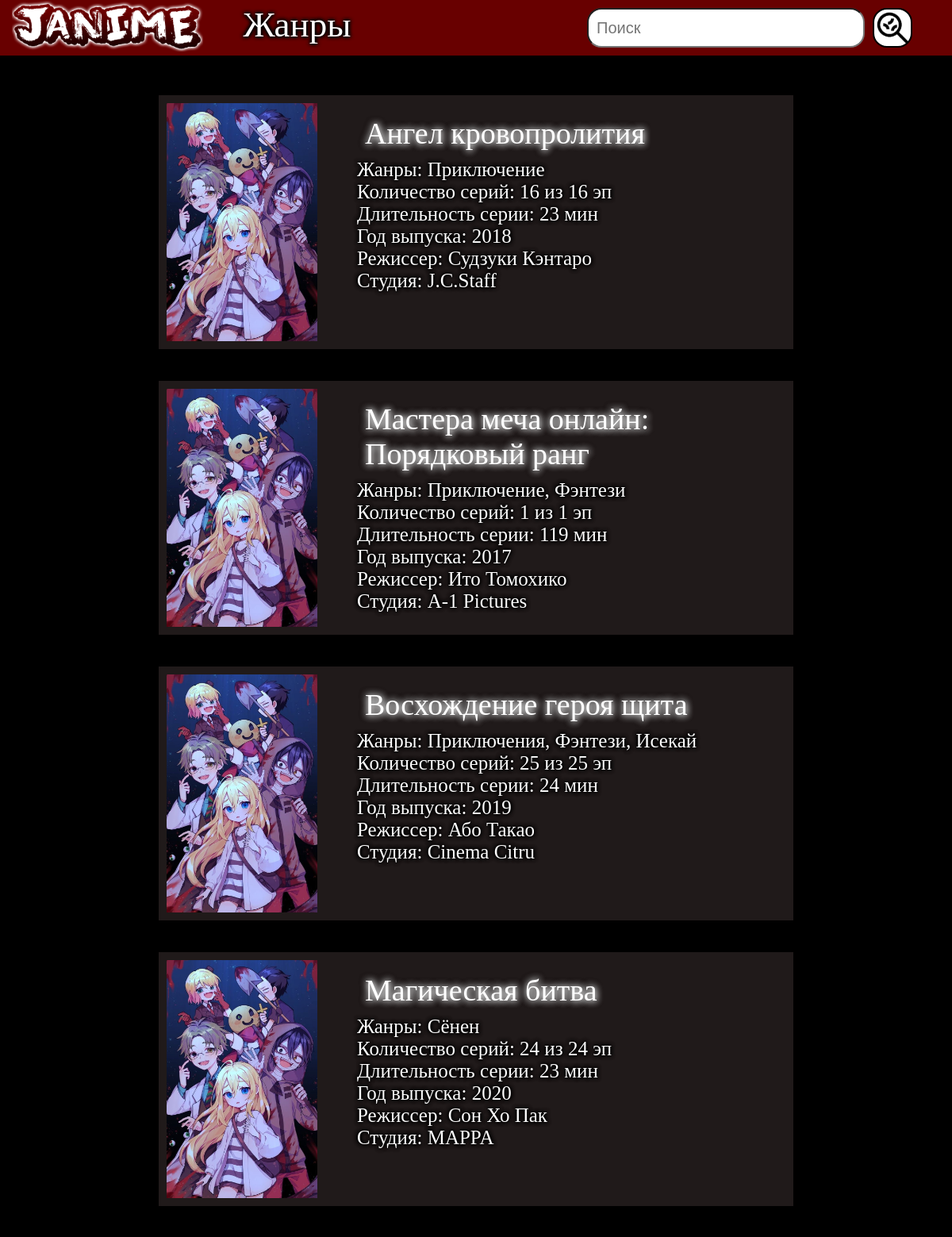
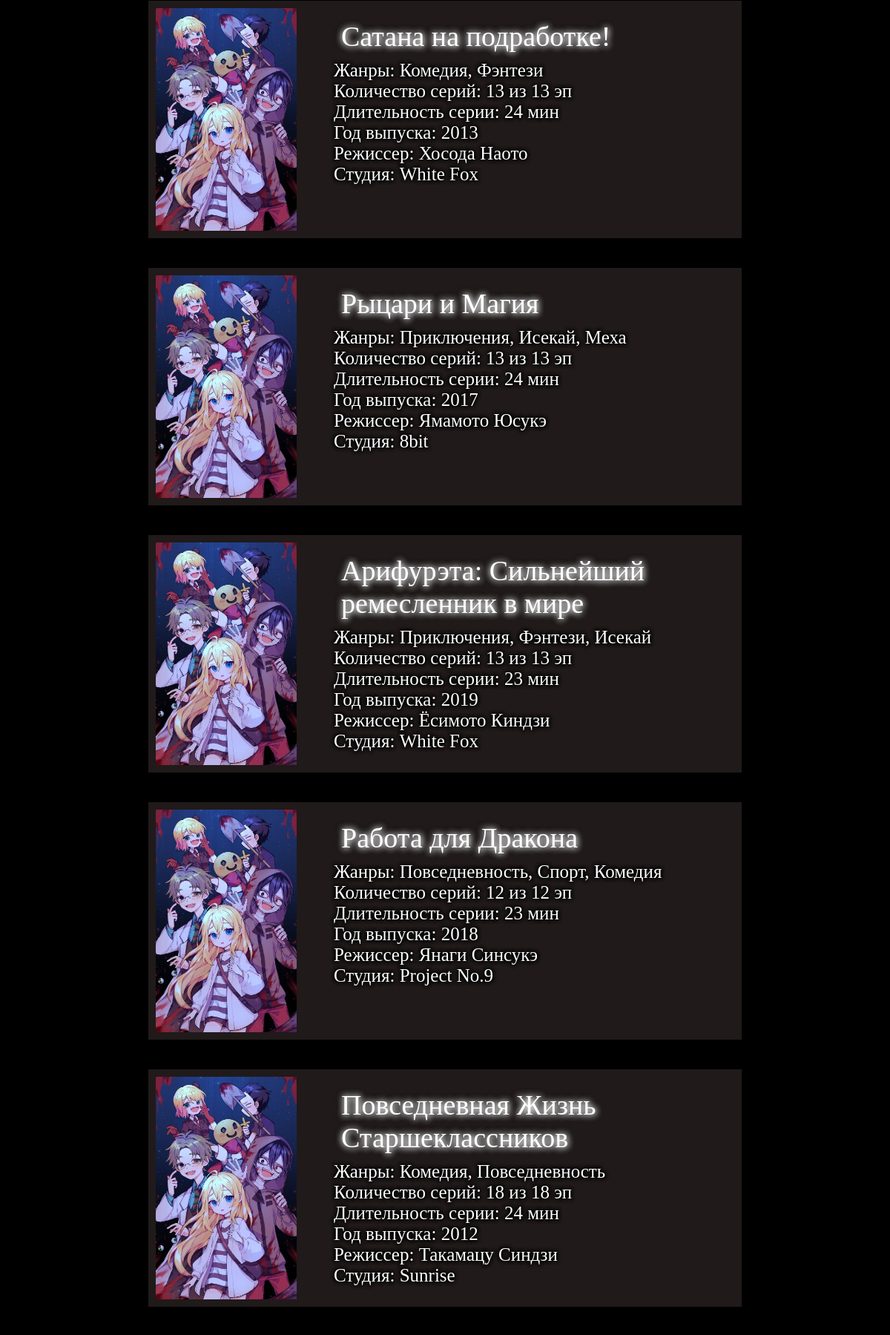
The page / (upper part) on the database its author committed (2 pictures, top to bottom).
### tables this page shows
CREATE TABLE `anime` (
  `id` int(11) NOT NULL,
  `name` varchar(255) NOT NULL,
  `initials` text NOT NULL,
  `pictures` varchar(255) NOT NULL,
  `genres` longtext NOT NULL,
  `num_of_episodes` varchar(10) NOT NULL,
  `series_duration` varchar(10) NOT NULL,
  `year_of_issue` year(4) NOT NULL,
  `director` varchar(50) NOT NULL,
  `studio` varchar(50) NOT NULL,
  `description` varchar(5000) NOT NULL,
  `picture_1` varchar(255) NOT NULL,
  `picture_2` varchar(255) NOT NULL,
  `picture_3` varchar(255) NOT NULL,
  `screen_splash` varchar(255) NOT NULL,
  `video` varchar(255) NOT NULL,
  `link_anime` varchar(5000) NOT NULL
);

### index.php (the view, shortened to what this page needs)
<?php
    $animes = mysqli_query($link, "SELECT * FROM `anime`");
?>
<!DOCTYPE html>
<html lang="en">
<head>
    <link rel="stylesheet" href="assets/css/JANIME.css">
    <link rel="stylesheet" href="assets/css/Font.css">
</head>
<body>
    <ul class="body_slides">
    </ul>
    <header>
            <div class="logo-img">
                <a href="index.php">
                    <img class="logo" src="assets/image/лого-2.png" alt="#">
                </a>
            </div>
            <div class="mn">
                <label class="menu-1">Жанры</label>
            </div>
            <form class="search" method="post" action="vendor/search/search.php">
                <input class="search2" name="search2" placeholder="Поиск" type="search">
                <button class="btn" type="submit" name="btnsearch"></button>
            </form>
    </header>
    <div class="content">
        <?php
            while($anime = mysqli_fetch_array($animes)){
        ?>
        <div class="page">
            <a href="<?php echo $anime['link_anime']?>">
                <img src="<?php echo $anime['pictures']?>" alt="#">
            </a>
            <ul>
                <li class="name"><a href="<?php echo $anime['link_anime']?>"><?php echo $anime['name']?></a></li>
                <li>Жанры: <?php echo implode(", ", json_decode($anime['genres'])); ?></li>
                <li>Количество серий: <?php echo $anime['num_of_episodes']?> из <?php echo $anime['num_of_episodes']?> эп</li>
                <li>Длительность серии: <?php echo $anime['series_duration']?></li>
                <li>Год выпуска: <?php echo $anime['year_of_issue']?></li>
                <li>Режиссер: <?php echo $anime['director']?></li>
                <li>Студия: <?php echo $anime['studio']?></li>
            </ul>
        </div>
        <?php
            }
        ?>
    </div>
</body>
</html>

### JANIME/assets/css/JANIME.css (style rules this page uses)
body { margin: 0; padding: 0; text-align: center; }
header { position: fixed; width: 100%; height: 70px; z-index: 999; display: flex; background-color: rgb(130, 0, 0, 0.8); }
a.text:active, a.text:hover, a { text-decoration: none; color: white; }
.logo { height: 65px; margin-left: 15px; }
.mn { height: auto; width: 250px; text-align: center; }
.menu-1 { display:flex; font-size: 45px; width: 150px; height: 65px; padding: 5px 0 0 0; margin: auto; color: white; text-shadow: 1px 0 5px #000, 0 1px 5px #000, -1px 0 5px #000, 0 -1px 5px #000; }
.btn { border-radius: 18px; width: 50px; margin: 0 0 0 10px; height: 50px; background-color: white; border: 2px solid black; background-image: url(../image/lupa.png); background-repeat: no-repeat; background-size: cover; }
.search2 { height: 50px; border-radius: 18px; width: 350px; font-size: 20px; padding: 0 0 0 10px; }
.search { margin: 10px 10px 10px auto; height: 65px; width: 450px; display: flex; vertical-align: middle; text-align: center; }
.content { display: inline-flex; flex-wrap: wrap; margin: 100px 0 0 0; text-align: left; width: 840px; justify-content: center; min-height: 100vh; }
div.content div a img { margin: 10px; width: 190px; height: 300px; }
.page { position: relative; background-color: rgb(46, 38, 38, 0.7); width: 800px; height: 320px; display: flex; margin: 20px; box-sizing: border-box; }
.name { font-size: 38px; padding: 10px; text-shadow: 1px 0 10px rgb(255, 255, 255), 0 1px 10px rgb(255, 255, 255), -1px 0 10px #000, 0 -1px 10px #000; }
body div div ul li { list-style-type: none; color: white; padding: 0; margin: 0; width: 100%; font-size: 25px; text-shadow: 1px 0 5px #000, 0 1px 5px #000, -1px 0 5px #000, 0 -1px 5px #000; }

### rows shown on the page
anime: pictures (picture), name "Ангел кровопролития", genres "Приключение", num_of_episodes "16", series_duration "23 мин", year_of_issue "2018", director "Судзуки Кэнтаро", studio "J.C.Staff"
anime: pictures (picture), name "Мастера меча онлайн: Порядковый ранг", genres "Приключение, Фэнтези", num_of_episodes "1", series_duration "119 мин", year_of_issue "2017", director "Ито Томохико", studio "A-1 Pictures"
anime: pictures (picture), name "Восхождение героя щита", genres "Приключения, Фэнтези, Исекай", num_of_episodes "25", series_duration "24 мин", year_of_issue "2019", director "Або Такао", studio "Cinema Citru"
anime: pictures (picture), name "Магическая битва", genres "Сёнен", num_of_episodes "24", series_duration "23 мин", year_of_issue "2020", director "Сон Хо Пак", studio "MAPPA"
anime: pictures (picture), name "Сатана на подработке!", genres "Комедия, Фэнтези", num_of_episodes "13", series_duration "24 мин", year_of_issue "2013", director "Хосода Наото", studio "White Fox"
anime: pictures (picture), name "Рыцари и Магия", genres "Приключения, Исекай, Меха", num_of_episodes "13", series_duration "24 мин", year_of_issue "2017", director "Ямамото Юсукэ", studio "8bit"
anime: pictures (picture), name "Арифурэта: Сильнейший ремесленник в мире", genres "Приключения, Фэнтези, Исекай", num_of_episodes "13", series_duration "23 мин", year_of_issue "2019", director "Ёсимото Киндзи", studio "White Fox"
anime: pictures (picture), name "Работа для Дракона", genres "Повседневность, Спорт, Комедия", num_of_episodes "12", series_duration "23 мин", year_of_issue "2018", director "Янаги Синсукэ", studio "Project No.9"
anime: pictures (picture), name "Повседневная Жизнь Старшеклассников", genres "Комедия, Повседневность", num_of_episodes "18", series_duration "24 мин", year_of_issue "2012", director "Такамацу Синдзи", studio "Sunrise"
